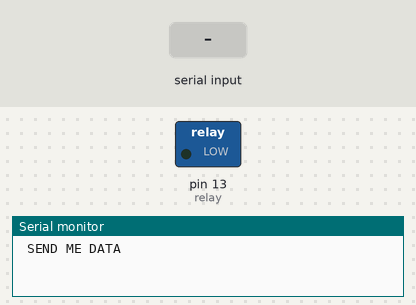
This sketch was run on a simulated Arduino Uno, built with avr-gcc and run on an emulated ATmega328P. Parts: switched loads named in the sketch (green lamp = pin HIGH), the last lines printed to the serial monitor. The test bench sets the inputs (shaded band).

Above: at 1.0 s.
1.1 s: "90,45\n" received over Serial
At 2.04 s:
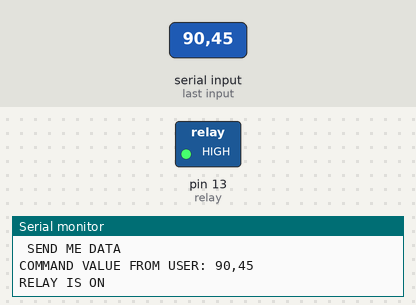
3.5 s: "5\n" received over Serial
Timing chart, 0 to 6.5 s (numbered marks = the images above; inputs shaded):
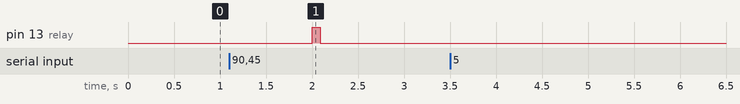

Measured:
- after the input at 1.1 s, pin 13 (relay): LOW → HIGH after 0.90 s, → LOW 0.09 s later

The sketch:

relay_control_milliseconds_entry.ino
```cpp
//Author: Martin Chlebovec
const int relay = 13; //D13 DIGITAL OUTPUT PIN
void setup() {
  Serial.begin(115200);
  pinMode(relay, OUTPUT);
  digitalWrite(relay, LOW); // turn relay off
  while (Serial.available() <= 0) {
    Serial.println(" SEND ME DATA ");
    delay(1000);
  }
}

void loop() {
  if (Serial.available() > 0) {
    String value = Serial.readStringUntil('\n');
    Serial.println();
    Serial.print("COMMAND VALUE FROM USER: ");
    Serial.print(value);
    Serial.println();
    digitalWrite(relay, HIGH); //turn on relay
    Serial.println("RELAY IS ON");
    delay(value.toInt());
    digitalWrite(relay, LOW); //turn off relay
    Serial.println("RELAY IS OFF");
  }
}
```
